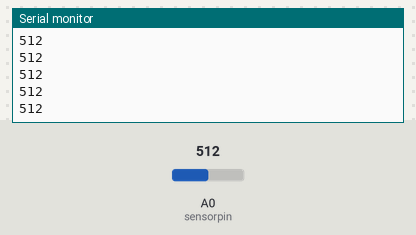
This sketch was run on a simulated Arduino Uno, built with avr-gcc and run on an emulated ATmega328P. Parts: the last lines printed to the serial monitor. The test bench sets the inputs (shaded band); at power-on: A0 (sensorpin) = 512.

Above: at 1.2 s.
1.3 s: A0 (sensorpin) set to 716
At 1.31 s:
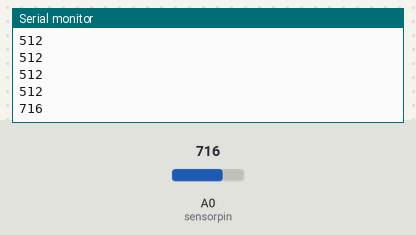
2.8 s: A0 (sensorpin) set to 900
At 2.81 s:
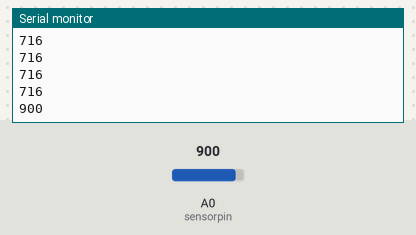
Timing chart, 0 to 5.8 s (numbered marks = the images above; inputs shaded):
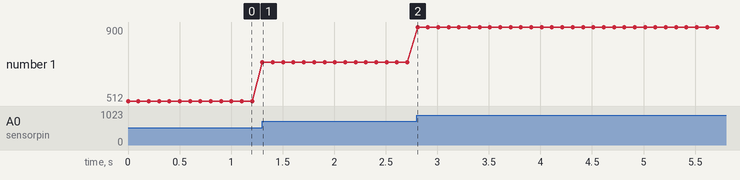

Measured:
- after the input at 1.3 s, the serial monitor: prints a new line at once (image 1)
- after the input at 2.8 s, the serial monitor: prints a new line at once (image 2)
- plotted number 1: 512 → 716 after the input at 1.3 s, 716 → 900 after the input at 2.8 s

The sketch:

prueba.ino
```cpp
int sensorpin = 0;                 // El pin es usado para conectar el sensor SHARP
int val = 0;                 // Variable para almacenar valores del sensor

void setup()
{
  Serial.begin(9600);
  }

void loop()
{
  val = analogRead(sensorpin);       // Lee el valor del sensor
  Serial.println(val);            // Muestra el valor en pantalla para su monitoreo
  delay(100);                    // Espera antes del siguiente valor
}
```
